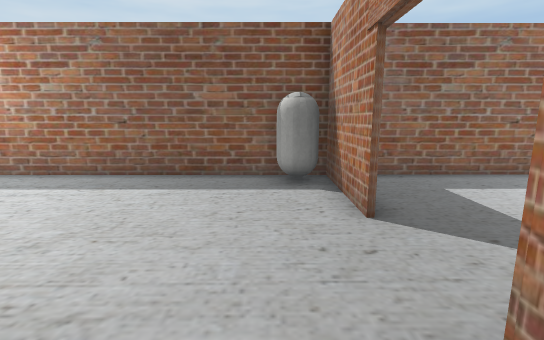
[1] (above)

12 first-person views from a walk through a scene from a Unity 3-D project. The camera is 1.5 m above the floor, tilts 10° down and sees 85° across. The floor is counted in squares, 1 m on a side. Each view is taken from the middle of a square. On the plan, view 1 faces up. The plan holds only what a view shows up to about 15 squares ahead; the rest is blank. The player is left out. Some surface patterns are stand-ins.

[2]
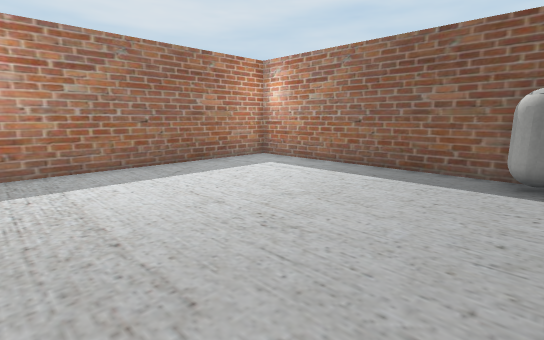

[3]
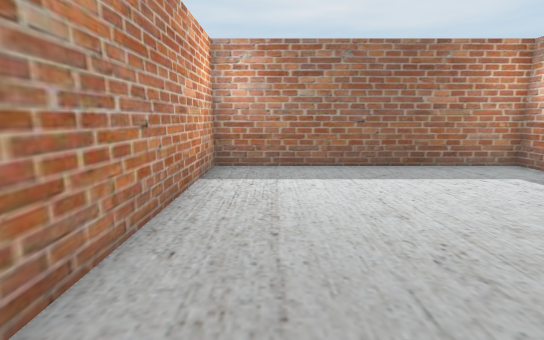

[4]
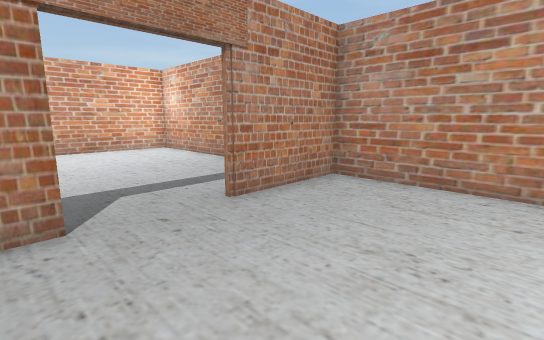

[5]
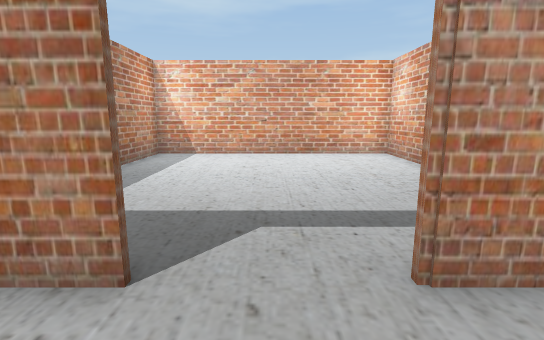

[6]
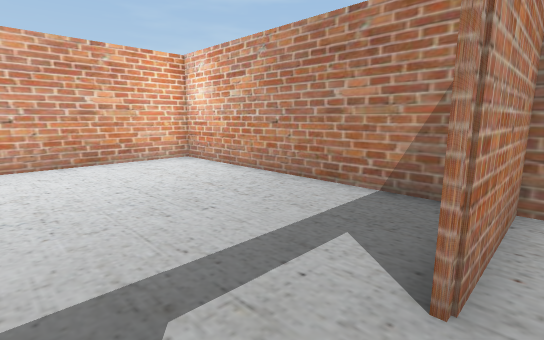

[7]
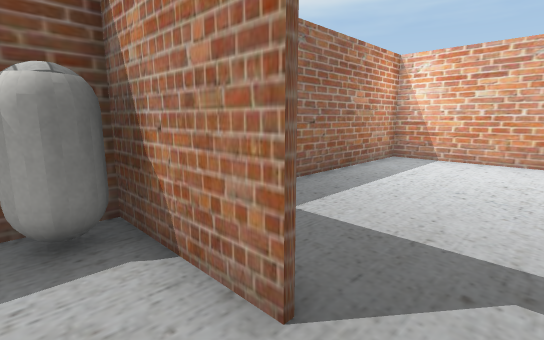

[8]
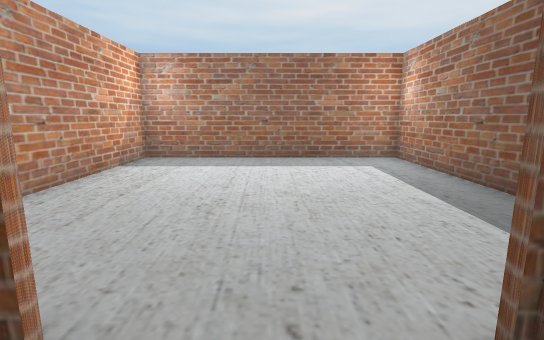

[9]
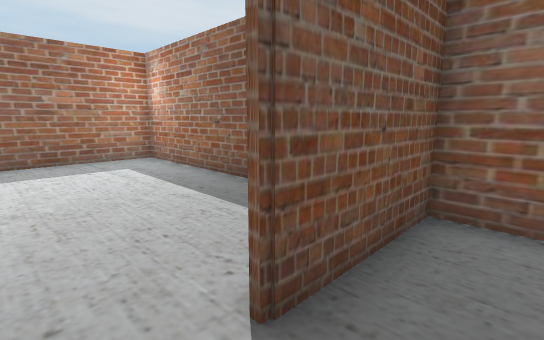

[10]
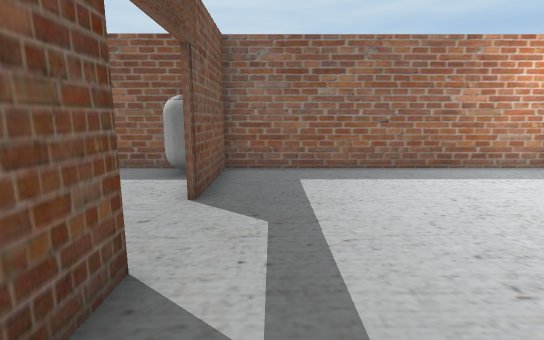

[11]
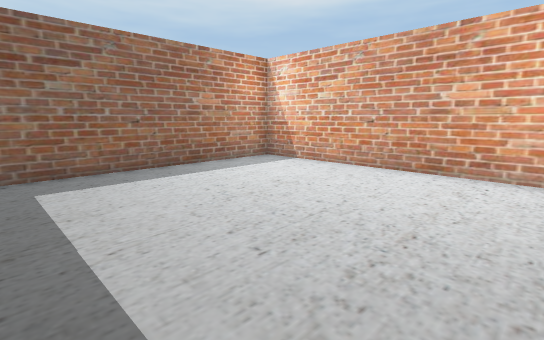

[12]
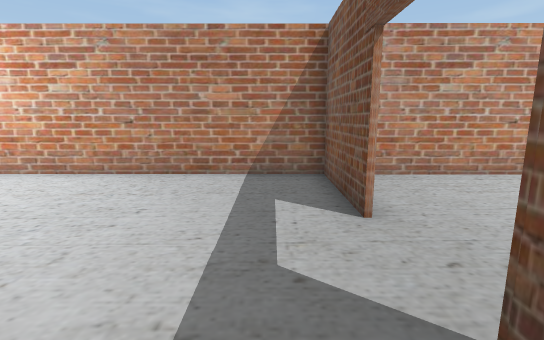

### Floor plan
Points are (right, up) in squares from view 1. A wall is a line through its corners. A room is listed if a view was taken in it or the views show most of it. See-through windows are left out.
Room 1 (views 1, 2, 3, 4, 5, 6, 7)
walls: (1.4, 4.2) (1.4, 6.6); (0.4, 7.8) (-8.3, 7.8) (-8.3, -1.8) (1.9, -1.8); (1.4, -1.9) (1.4, 1.8)
ways out: opening at (1.5, 7) to room 2; opening at (2, 3) to room 2
objects: other object (0, 7) to (1, 7)
Room 2 (views 8, 9, 10, 11, 12)
walls: (1.6, 1.8) (1.6, -1.9); (1.4, 6.6) (1.4, 7.8); (1.9, -1.8) (11.6, -1.8) (11.6, 7.8) (0.4, 7.8); (1.6, 7.9) (1.6, 4.2)
ways out: opening at (1.5, 7) to room 1; opening at (2, 3) to room 1

Positions as (right, up) in squares from view 1, and headings:
1: (0, 0), facing up
2: (1, -1), facing up-left
3: (1, 0), facing left
4: (-3, 5), facing down-right
5: (-1, 3), facing right
6: (1, 4), facing down-right
7: (0, 3), facing up-right
8: (3, 3), facing left
9: (3, 3), facing up-left
10: (3, -1), facing up
11: (3, -1), facing up-right
12: (3, 6), facing down
